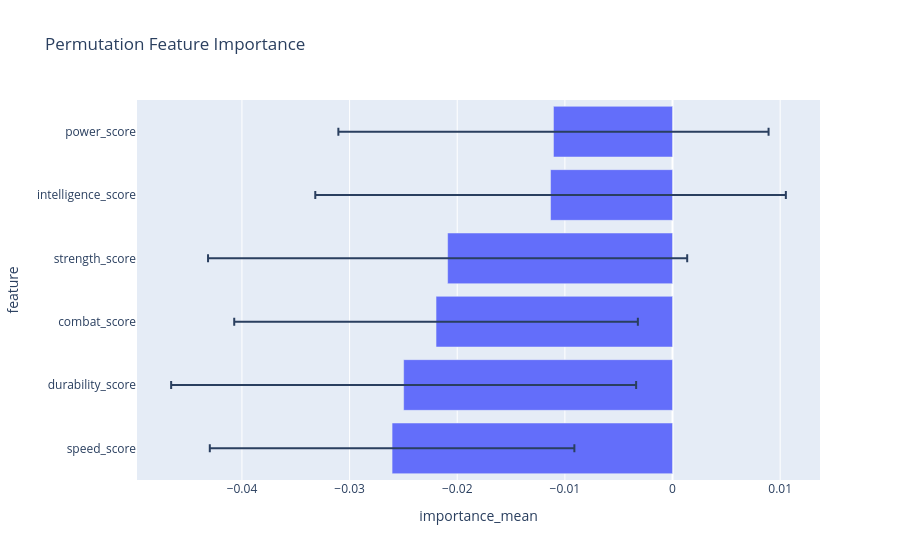

This figure's notebook cell:
### Markdown cell above
---

### 4.1.2 Implementación [0.2 Puntos]

**To-do:**
- [ ] Calcular `permutation_importance` con `n_repeats=30` y `scoring="f1_macro"`.
- [ ] Graficar un boxplot horizontal con plotly (`px.bar` con `orientation='h'`) con la importancia y varianza de cada feature.

### Code cell
#### Código aquí ####
result = permutation_importance(
    lgbm_interp, X_test_num, y_test_e,
    n_repeats=30, random_state=RANDOM_STATE, scoring="f1_macro"
)

pfi_df = pd.DataFrame({
    "feature": NUMERICAL_FEATURES,
    "importance_mean": result.importances_mean,
    "importance_std": result.importances_std
}).sort_values("importance_mean")

fig = px.bar(
    pfi_df,
    x="importance_mean",
    y="feature",
    error_x="importance_std",
    orientation="h",
    title="Permutation Feature Importance"
)
fig.show()

### Figure 1 — Plotly figure (JSON) as saved in the notebook; plotly's stock layout.template omitted (floating-point values rounded to 4 significant figures)
{"data": [{"error_x": {"array": [0.01693, 0.0216, 0.01875, 0.02226, 0.02186, 0.01998]}, "hovertemplate": "importance_mean=%{x}<br>feature=%{y}<extra></extra>", "legendgroup": "", "marker": {"color": "#636efa", "pattern": {"shape": ""}}, "name": "", "orientation": "h", "showlegend": false, "textposition": "auto", "type": "bar", "x": [-0.02605, -0.02498, -0.02197, -0.02089, -0.01133, -0.01106], "xaxis": "x", "y": ["speed_score", "durability_score", "combat_score", "strength_score", "intelligence_score", "power_score"], "yaxis": "y"}], "layout": {"barmode": "relative", "legend": {"tracegroupgap": 0}, "title": {"text": "Permutation Feature Importance"}, "xaxis": {"anchor": "y", "domain": [0, 1], "title": {"text": "importance_mean"}}, "yaxis": {"anchor": "x", "domain": [0, 1], "title": {"text": "feature"}}}}
